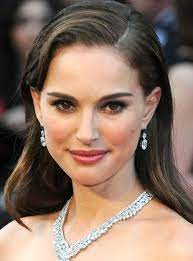
#> input picture Ders-12/nataliePortman.jpg, 193 x 261 px
$ python GoruntuPiramitleri.py
#> lines starting #> are read from the running program, lines starting #| are printed output that depends on the picture
import cv2
import numpy as np

resim = cv2.imread("nataliePortman.jpg")
#> resim is the input picture: shape (261, 193, 3); mean B, G, R 100.2, 114.5, 138.3
ikiKat = cv2.pyrUp(resim)
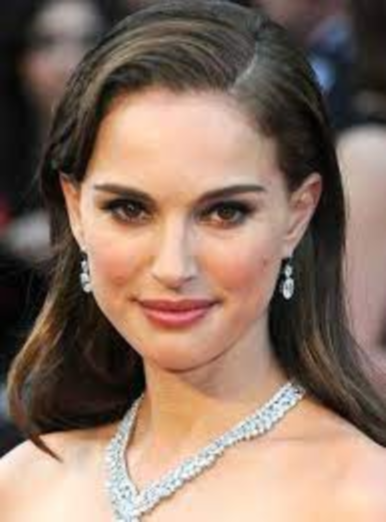
#> ikiKat: shape (522, 386, 3); mean B, G, R 100.4, 114.8, 138.6
#büyültmek iki kat yapmak için kullanılır
yarisi = cv2.pyrDown(resim)
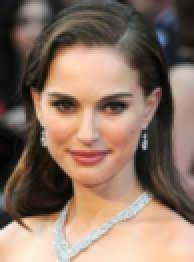
#> yarisi: shape (131, 97, 3) (shown 2 times larger); mean B, G, R 100.2, 114.4, 138.1
#küçültmek için kullanılır. yarısına getirir

print("Orijinal: " , resim.shape)
#| Orijinal:  (261, 193, 3)
print("Buyutulmus: " , ikiKat.shape)
#| Buyutulmus:  (522, 386, 3)
print("Kucultulmus: " , yarisi.shape)
#| Kucultulmus:  (131, 97, 3)

cv2.imshow("orijinal resim", resim)
cv2.imshow("iki kat buyuk resim", ikiKat)
cv2.imshow("Yarisi", yarisi)

cv2.waitKey(0)
cv2.destroyAllWindows()
